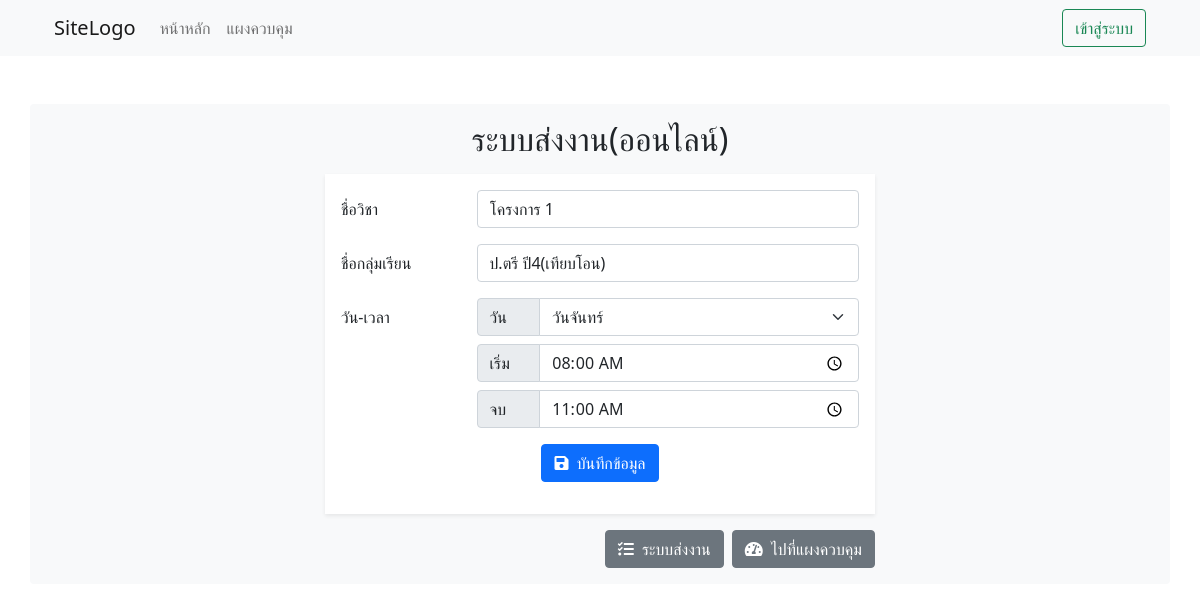
Page /assign/edi.php?classid=1 (signed in) on the committed database.
### tables this page shows
CREATE TABLE `tb_class` (
  `ClassID` int(3) UNSIGNED ZEROFILL NOT NULL,
  `ClassTitle` varchar(50) NOT NULL,
  `ClassDetail` varchar(255) NOT NULL,
  `OwnerID` int(3) UNSIGNED ZEROFILL NOT NULL DEFAULT 001,
  `Day` enum('อาทิตย์','จันทร์','อังคาร','พุธ','พฤหัสบดี','ศุกร์','เสาร์') NOT NULL,
  `ClassBegin` time NOT NULL DEFAULT '08:00:00',
  `ClassEnd` time NOT NULL
);

### assign/edi.php (the view, shortened to what this page needs)
<!DOCTYPE html>
<html lang="en">
<?php
include("../sys_db_connect.php");
$stmt = $mysqli->prepare("SELECT * FROM tb_class WHERE ClassID=?");
$stmt->bind_param("i", $_GET['classid']);
$stmt->execute();
$class = $stmt->get_result()->fetch_assoc();
?>
<head>
    <link rel="stylesheet" href="https://cdnjs.cloudflare.com/ajax/libs/twitter-bootstrap/5.0.0-beta1/css/bootstrap.min.css" />
    <link rel="stylesheet" href="https://cdnjs.cloudflare.com/ajax/libs/font-awesome/5.15.2/css/all.min.css" />
</head>
<body>
    <header class="bg-light">
        <div class="container">
            <nav class="navbar navbar-expand-lg navbar-light ">
                <div class="container-fluid">
                    <a class="navbar-brand" href="/Anuchit/index.php">SiteLogo</a>
                    <div class="collapse navbar-collapse" id="navbarSupportedContent">
                        <ul class="navbar-nav me-auto mb-2 mb-lg-0">
                            <li class="nav-item">
                                <a class="nav-link" aria-current="page" href="/Anuchit/index.php">หน้าหลัก</a>
                            </li>
                            <li class="nav-item">
                                <a class="nav-link" href="/Anuchit/dashboard.php">แผงควบคุม</a>
                            </li>
                        </ul>
                        <div class="d-flex ms-3">
                            <a href="./login.php" class="btn btn-outline-success">เข้าสู่ระบบ</a>
                        </div>
                    </div>
                </div>
            </nav>
        </div>
    </header>
    <main>
        <div class="container mt-5 bg-light p-3 rounded">
            <h2 class="col-12 text-center">ระบบส่งงาน(ออนไลน์)</h2>
            <div class="col-12 bg-white p-3 mt-3 shadow-sm mx-auto" style="max-width:550px">
                <form class="needs-validation" method="post" novalidate>
                    <div class="row mb-3">
                        <label for="ClassName" class="col-sm-3 col-form-label">ชื่อวิชา</label>
                        <div class="col-sm-9">
                            <input type="text" class="form-control" name="ClassName" placeholder="ชื่อวิชา" required value="<?= $class['ClassTitle'] ?>">
                        </div>
                    </div>
                    <div class="row mb-3">
                        <label for="ClassDetail" class="col-sm-3 col-form-label">ชื่อกลุ่มเรียน</label>
                        <div class="col-sm-9">
                            <input type="text" class="form-control" name="ClassDetail" placeholder="ชื่อกลุ่มเรียน" required value="<?= $class['ClassDetail'] ?>">
                        </div>
                    </div>
                    <div class="row mb-2">
                        <label for="event_day_start_end" class="col-sm-3 col-form-label">วัน-เวลา</label>
                        <div class="col-sm-9">
                            <div class="input-group mb-2">
                                <span class="input-group-text col-2">วัน</span>
                                <select title="select day" name="ClassDay" class="form-select">
                                    <?php
                                    $days = ["จันทร์", "อังคาร", "พุธ", "พฤหัสบดี", "ศุกร์", "เสาร์", "อาทิตย์"];
                                    foreach ($days as $day) {
                                    ?>
                                        <option value="<?= $day ?>" <?= ($day === $class['Day']) ? " selected" : "" ?>>วัน<?= $day ?></option>
                                    <?php
                                    }
                                    ?>
                                </select>
                            </div>
                            <div class="input-group mb-2">
                                <span class="input-group-text col-2">เริ่ม</span>
                                <input type="time" name="ClassBegin" class="form-control" step="900" value="<?= date("H:i", strtotime($class['ClassBegin'])) ?>">
                            </div>
                            <div class="input-group mb-2">
                                <span class=" input-group-text col-2">จบ</span>
                                <input type="time" name="ClassEnd" class="form-control" step="900" value="<?= date("H:i", strtotime($class['ClassEnd'])) ?>">
                            </div>
                        </div>
                    </div>
                    <div class="mb-3 text-center">
                        <button name="Submit" class="btn btn-primary">
                            <i class="fa fa-save me-1" aria-hidden="true"></i> บันทึกข้อมูล
                        </button>
                    </div>
                </form>
            </div>
            <div class="col-12 mt-3 mx-auto text-end" style="max-width:550px">
                <a href="./" class="btn btn-secondary me-1">
                    <i class="fa fa-tasks me-1" aria-hidden="true"></i> ระบบส่งงาน
                </a>
                <a href="../dashboard.php" class="btn btn-secondary">
                    <i class="fa fa-tachometer-alt me-1" aria-hidden="true"></i> ไปที่แผงควบคุม
                </a>
            </div>
        </div>
    </main>
</body>
</html>

### rows in the picture
tb_class: ClassName "โครงการ 1", ClassDetail "ป.ตรี ปี4(เทียบโอน)", ClassDay "วันจันทร์", ClassBegin "08:00", ClassEnd "11:00"
